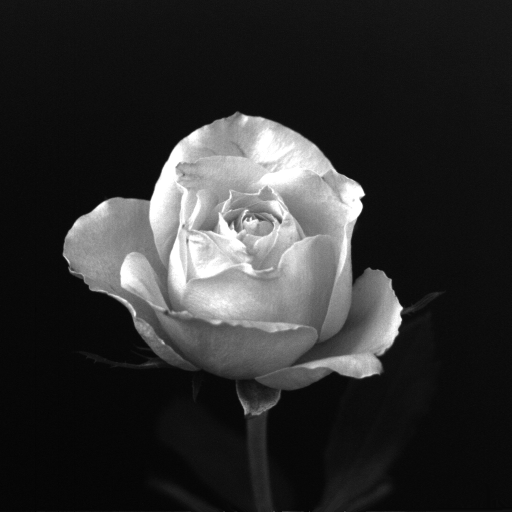
#> input picture EXERCISE1/q2.tif, 1024 x 1024 px (shown at 1/2 size)
$ python EXE1_b150343cs_bastian_2.py
#> lines starting #> are read from the running program, lines starting #| are printed output that depends on the picture
from PIL import Image
import numpy as np
img=Image.open("q2.tif")
#> img is the input picture: PIL image 1024x1024 L; min 0, max 255, mean 46.8
img=img.convert("L")
ima=np.array(img)
im=ima
for k in range (6):
	imc = np.zeros((int(im.shape[0]/2),int(im.shape[1]/2)))
	for i in range(int (im.shape[0]/2)):
		for j in range(int(im.shape[1]/2)):
			s = int(im[2*i][2*j])
			s += int(im[2*i+1][2*j])
			s += int(im[2*i+1][2*j+1])
			s += int(im[2*i][2*j+1])
			s = np.uint(s/4)
			imc[i][j] = s

	imgn = Image.fromarray(imc)
	imgn=imgn.convert("L")

	stri="2_"+str(im.shape[0]/2)+".jpg"
	imgn.save(stri)
	im1024=np.zeros((1024,1024))
	r=1024/imc.shape[0]
	for i in range (1024):
		for j in range (1024):
			im1024[i][j]=imc[int(i/r)][int(j/r)]
	imen=Image.fromarray(im1024)
	imen=imen.convert("L")
	strn="2_"+str(imc.shape[0])+"_1024.jpg"
	imen.save(strn)
	im=imc
#> this loop made 6 passes
#> pass 1, `imgn = Image.fromarray(imc)`:
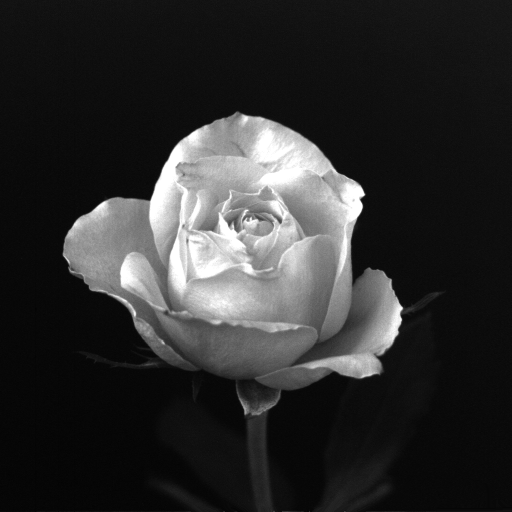
#> imgn: PIL image 512x512 F; min 3, max 255, mean 46.4
#> after the loop:
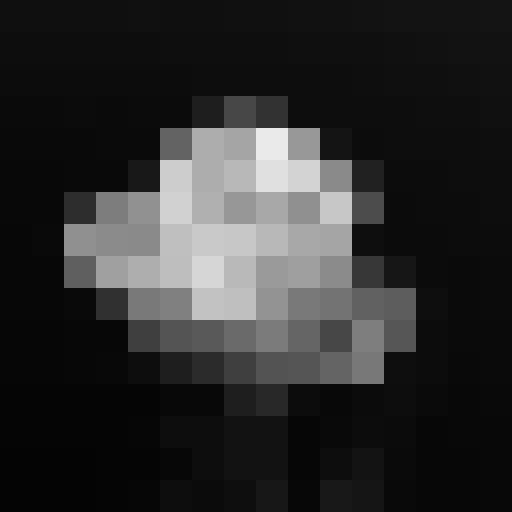
#> im1024: shape (1024, 1024) float64 (shown at 1/2 size); min 4, max 234, mean 44.7
#> after the loop:
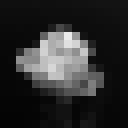
#> imgn: PIL image 16x16 L (shown 8 times larger); min 4, max 234, mean 44.7
